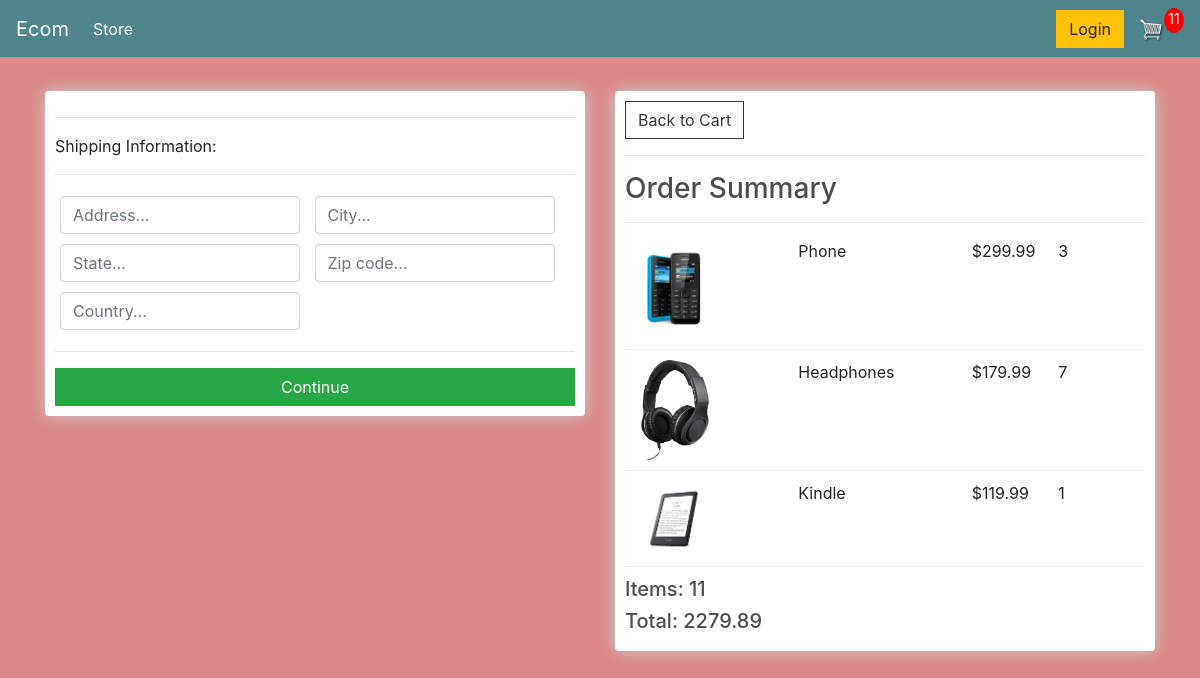
/checkout/ (signed in), run on an earlier commit of the app's database.
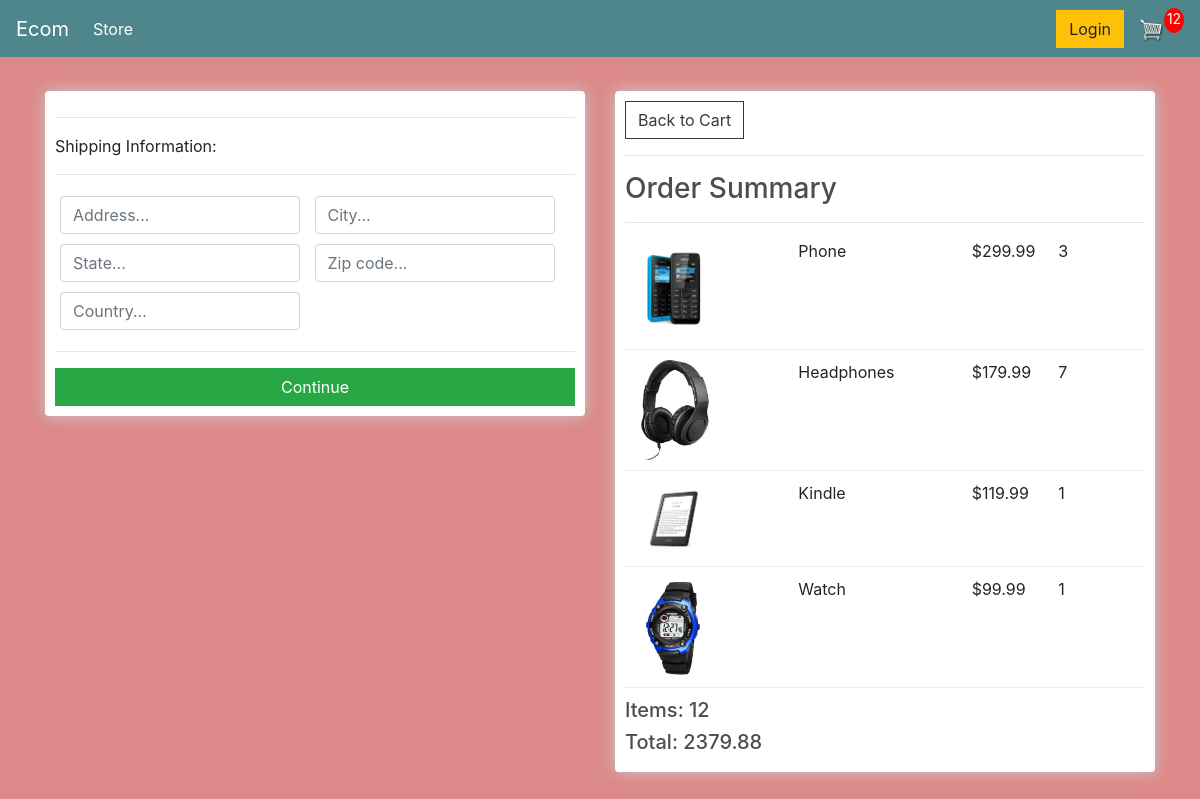
And on a later commit of the database.
### store/models.py (models this page shows, shortened)
class OrderItem(models.Model):
    product = models.ForeignKey(Product, on_delete=models.SET_NULL, blank=True, null=True)
    order = models.ForeignKey(Order, on_delete=models.SET_NULL, blank=True, null=True)
    quantity = models.IntegerField(default=0, null=True, blank=True)
    date_added = models.DateTimeField(auto_now_add=True)
    @property
    def get_total(self):
        total = self.product.price * self.quantity
        return total

class Product(models.Model):
    name = models.CharField(max_length=200, null=True)
    price = models.DecimalField(max_digits=7, decimal_places=2)
    digital = models.BooleanField(default=False) # Maybe remove this property
    image = models.ImageField(null=True, blank=True)
    @property
    def imageURL(self):
        try:
            url =self.image.url
        except:
            url = ''
        return url

class Order(models.Model):
    customer = models.ForeignKey(Customer, on_delete=models.SET_NULL, blank=True, null=True)
    date_ordered = models.DateTimeField(auto_now_add=True)
    complete = models.BooleanField(default=False, null=True, blank=False)
    transaction_id = models.CharField(max_length=200, null=True)
    @property
    def shipping(self):
        shipping = False
        orderItems = self.orderitem_set.all()
        for i in orderItems:
            if i.product.digital == False:
                shipping = True
        return shipping
    @property
    def get_cart_total(self):
        orderitems = self.orderitem_set.all()
        total = sum([item.get_total for item in orderitems])
        return total
    @property
    def get_cart_items(self):
        orderitems = self.orderitem_set.all()
        total = sum([item.quantity for item in orderitems])
        return total

### store/views.py (the view)
# urls.py: path('checkout/', views.checkout, name="checkout"),
def checkout(request):
    data = cartData(request)
    cartItems = data['cartItems']
    order = data['order']
    items = data['items']
    context = {'items':items, 'order':order, 'cartItems': cartItems}
    return render(request, 'store/Checkout.html', context)

### store/utils.py (called while the page is built)
def cartData(request):
    if request.user.is_authenticated:
        customer=request.user.customer
        order, created = Order.objects.get_or_create(customer=customer, complete=False) # To study
        items = order.orderitem_set.all() # To study
        cartItems = order.get_cart_items
    else:
        cookieData = cookieCart(request)
        cartItems = cookieData['cartItems']
        order = cookieData['order']
        items = cookieData['items']
    return{'cartItems':cartItems, 'order':order, 'items':items}

### store/templates/store/Checkout.html (shortened to what this page needs)
{% extends 'store/Main.html' %}
{% load static %}
{% block content %}
    <div class="row">
        <div class="col-lg-6">
            <div class="box-element" id="form-wrapper">
                <form id="form">
                    <div id="shipping-info">
                        <hr>
                        <p>Shipping Information:</p>
                        <hr>
                        <div class="form-field">
                            <input type="text" required class="form-control" name="address" placeholder="Address...">
                        </div>
                        <div class="form-field">
                            <input type="text" required class="form-control" name="city" placeholder="City...">
                        </div>
                        <div class="form-field">
                            <input type="text" required class="form-control" name="state" placeholder="State...">
                        </div>
                        <div class="form-field">
                            <input type="text" required class="form-control" name="zipcode" placeholder="Zip code...">
                        </div>
                        <div class="form-field">
                            <input type="text" required class="form-control" name="country" placeholder="Country...">
                        </div>
                    </div>
                    <hr>
                    <input type="submit" id="form-button" class="btn btn-success btn-block" value="Continue">
                </form>
            </div>
            <br>
        </div>
        <div class="col-lg-6">
            <div class="box-element">
                <a href="{% url 'cart' %}" class="btn btn-outline-dark">Back to Cart</a>
                <hr>
                <h3>Order Summary</h3>
                <hr>
                {% for item in items %}
                <div class="cart-row">
                    <div style="flex:2"><img class="row-image" src="{{item.product.imageURL}}"></div>
                    <div style="flex:2"><p>{{item.product.name}}</p></div>
                    <div style="flex:1"><p>${{item.product.price}}</p></div>
                    <div style="flex:1"><p>{{item.quantity}}</p></div>
                </div>
                {% endfor %}
                <h5>Items: {{order.get_cart_items}}</h5>
                <h5>Total: {{order.get_cart_total|floatformat:2}}</h5>
            </div>
        </div>
    </div>
{% endblock content %}

What changed in the data, as far as the page shows it:
added OrderItem: product.imageURL (picture), product.name "Watch", product.price "99.99", quantity "1"
changed Order: get_cart_items "11" → "12"; get_cart_total "2279.89" → "2379.88"
Also different on the page:
{{ cartItems }}: "11" → "12"
